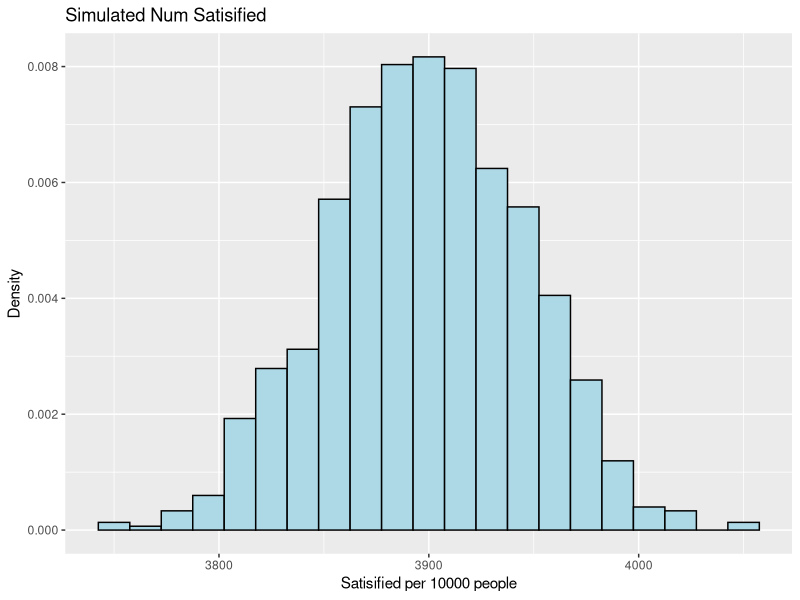
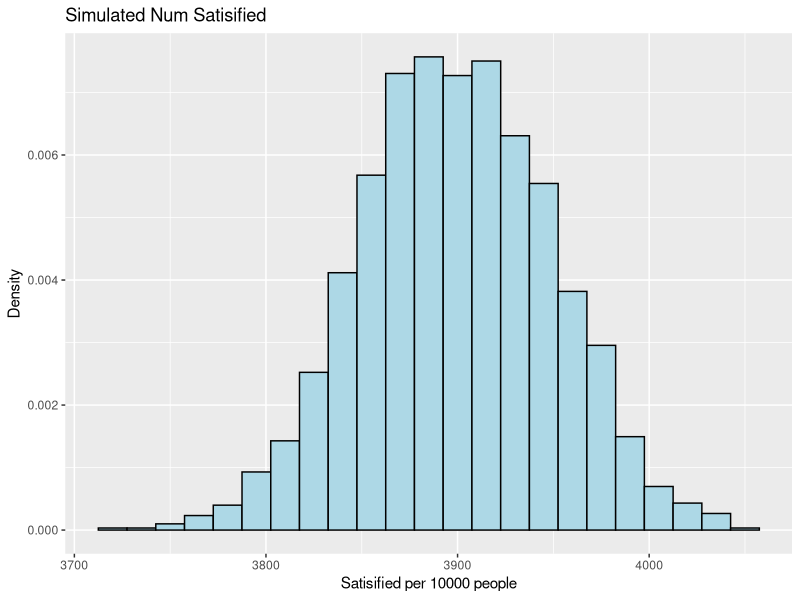
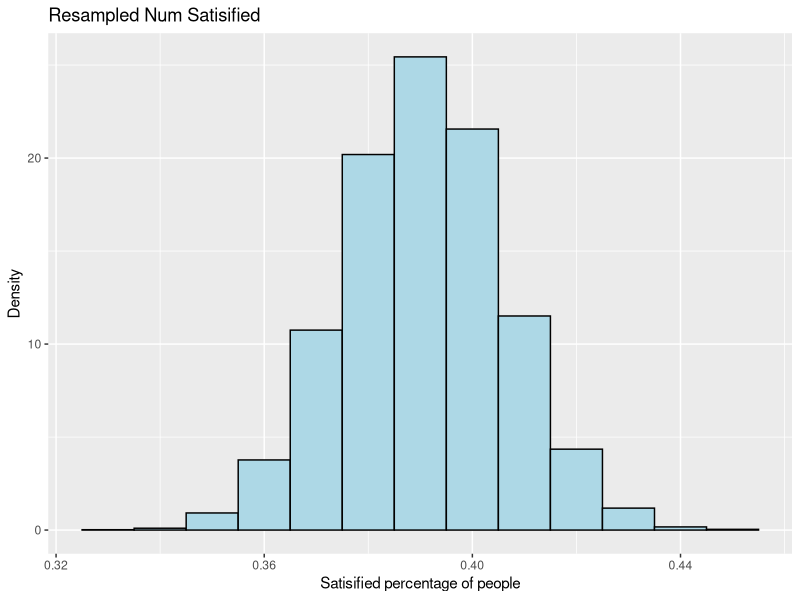

Write R code to recreate these figures, in order.
##############################################################################
#Ben Horner
#Lab 10
#Math240
##############################################################################
##############################################################################
#Libraries
##############################################################################
library(ggplot2)
library(tidyverse)
library(patchwork)

##############################################################################
#Task 1: Basic Simulation
##############################################################################
true.p = 0.39

#generate 10k polls
sample.size = 1004
basic.simulation = rbinom(sample.size, 10000, true.p)
sim.df = data.frame(id = 1:1004,
                    num.satisfied = basic.simulation)

basic.simulation.plot = ggplot(sim.df, aes(x = num.satisfied)) + #assigns the data as the data frame and aes = x axis
  geom_histogram(aes(y=after_stat(density)), binwidth = 15, fill = "lightblue", color = "black") + #makes histogram
  labs(title = "Simulated Num Satisified", #titles and axis labels
       x = "Satisified per 10000 people", 
       y = "Density")

basic.simulation.plot

lower_bound <- quantile(sim.df$num.satisfied, 0.025)
upper_bound <- quantile(sim.df$num.satisfied, 0.975)
(range.mid.95 <- upper_bound - lower_bound)
(margin.error = range.mid.95/2)


#########
#What if we Double Sample Size?
#########
sample.size = 2008
basic.simulation = rbinom(sample.size, 10000, true.p)
sim.df = data.frame(id = 1:1004,
                    num.satisfied = basic.simulation)

basic.simulation.plot = ggplot(sim.df, aes(x = num.satisfied)) + #assigns the data as the data frame and aes = x axis
  geom_histogram(aes(y=after_stat(density)), binwidth = 15, fill = "lightblue", color = "black") + #makes histogram
  labs(title = "Simulated Num Satisified", #titles and axis labels
       x = "Satisified per 10000 people", 
       y = "Density")

basic.simulation.plot

lower_bound <- quantile(sim.df$num.satisfied, 0.025)
upper_bound <- quantile(sim.df$num.satisfied, 0.975)
(range.mid.95 <- upper_bound - lower_bound)
#range of middle 95% goes down.
(margin.error = range.mid.95/2)

##############################################################################
#Task 2: Resampling
##############################################################################
#Recreating Gallup data
samp.size = 1004
satisfied = round(0.39*samp.size)
disatisfied = round(0.61*samp.size)
Gallup.df = data.frame(people = 1:samp.size, satisfied = c(rep(1, satisfied), rep(0, disatisfied)))


tally.satisfied = tally(Gallup.df, satisfied)
tally.satisfied[1, 1]

#Resampling
R <- 10000 #Number of resamples
resamples <- tibble(num.satisfied = numeric(R))

for( i in 1:R){
  # Take a resample
  curr.resample <- sample(x = Gallup.df$satisfied,
                          size = nrow(Gallup.df),
                          replace = T)
  curr.df = data.frame(people = 1:nrow(Gallup.df), satisfied = curr.resample)
  # compute the stat on the resample
  resamples$num.satisfied[i] <- (tally(curr.df, satisfied)[1, 1])/1004
}


resampling.plot = ggplot(resamples, aes(x = num.satisfied)) + #assigns the data as the data frame and aes = x axis
  geom_histogram(aes(y=after_stat(density)), binwidth = .01, fill = "lightblue", color = "black") + #makes histogram
  labs(title = "Resampled Num Satisified", #titles and axis labels
       x = "Satisified percentage of people", 
       y = "Density")

resampling.plot

#Margin of Error
lower_bound <- quantile(resamples$num.satisfied, 0.025)
upper_bound <- quantile(resamples$num.satisfied, 0.975)
range.middle.95 = upper_bound - lower_bound
margin.error = range.middle.95/2


##############################################################################
#Task 3: Simulation over n and p
##############################################################################
n = c()
for(i in (1:290)){
  num = i*10 + 100
  n = append(n, num)
}
p = c()
for(i in (0:99)){
  num = i*.01
  p = append(p, num)
}

for(n in n){
  for(p in p){
    sim = rbinom(n, 10000, p)
    
  }
}
n =100
p = 0.5
sim = rbinom(n, 10000, p)
sim





R <- 10000 #Number of resamples
resamples.n.p <- tibble(moe = numeric(R))

for( i in 1:R){
  # Take a resample
  curr.resample <- sample(x = Gallup.df$satisfied,
                          size = nrow(Gallup.df),
                          replace = T)
  curr.df = data.frame(people = 1:nrow(Gallup.df), satisfied = curr.resample)
  # compute the stat on the resample
  resamples$num.satisfied[i] <- (tally(curr.df, satisfied)[1, 1])/1004
}


##############################################################################
#Task 3: Simulation over n and p
##############################################################################
